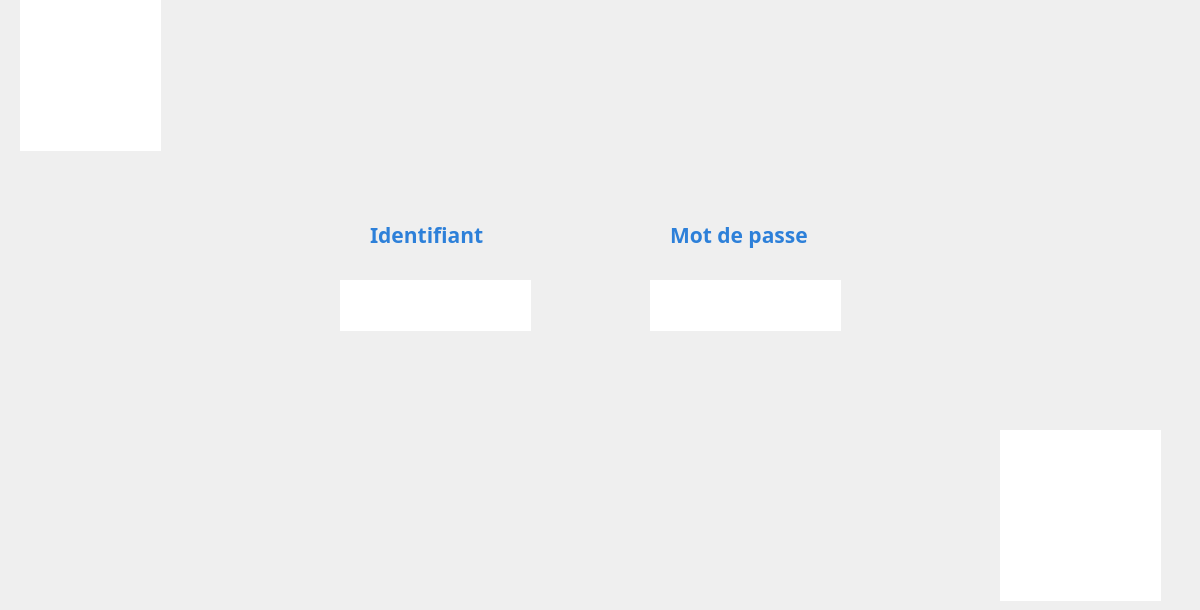
      <widget class="QWidget" name="Authentification">
       <property name="styleSheet">
        <string notr="true">#Authentification{
background-color: transparent;
border-image: url(:background.jpg);
background: none;
border: none;
background-repeat: none;
}
</string>
       </property>
       <widget class="QPushButton" name="pushButton_login">
        <property name="geometry">
         <rect>
          <x>490</x>
          <y>410</y>
          <width>201</width>
          <height>51</height>
         </rect>
        </property>
        <property name="styleSheet">
         <string notr="true">#pushButton_login{
background-color: transparent;
border-image: url(:Login_Init.png);
background: none;
border: none;
background-repeat: none;
}
</string>
        </property>
        <property name="text">
         <string/>
        </property>
       </widget>
       <widget class="QLabel" name="label_51">
        <property name="geometry">
         <rect>
          <x>370</x>
          <y>210</y>
          <width>131</width>
          <height>51</height>
         </rect>
        </property>
        <property name="font">
         <font>
          <family>Corbel</family>
         </font>
        </property>
        <property name="text">
         <string>&lt;html&gt;&lt;head/&gt;&lt;body&gt;&lt;p&gt;&lt;span style=&quot; font-size:16pt; font-weight:600; color:#2d80d9;&quot;&gt;Identifiant&lt;/span&gt;&lt;/p&gt;&lt;/body&gt;&lt;/html&gt;</string>
        </property>
       </widget>
       <widget class="QLabel" name="label_52">
        <property name="geometry">
         <rect>
          <x>670</x>
          <y>210</y>
          <width>161</width>
          <height>51</height>
         </rect>
        </property>
        <property name="font">
         <font>
          <family>Corbel</family>
         </font>
        </property>
        <property name="text">
         <string>&lt;html&gt;&lt;head/&gt;&lt;body&gt;&lt;p&gt;&lt;span style=&quot; font-size:16pt; font-weight:600; color:#2d80d9;&quot;&gt;Mot de passe&lt;/span&gt;&lt;/p&gt;&lt;/body&gt;&lt;/html&gt;</string>
        </property>
       </widget>
       <widget class="QLineEdit" name="Login_identifiant">
        <property name="geometry">
         <rect>
          <x>340</x>
          <y>280</y>
          <width>191</width>
          <height>51</height>
         </rect>
        </property>
        <property name="font">
         <font>
          <family>Javanese Text</family>
          <pointsize>12</pointsize>
         </font>
        </property>
        <property name="styleSheet">
         <string notr="true">#Login_identifiant {
background-color: transparent;
border-image: url(:champs.png);
background: none;
border: none;
background-repeat: none;
}

</string>
        </property>
        <property name="alignment">
         <set>Qt::AlignCenter</set>
        </property>
       </widget>
       <widget class="QLineEdit" name="Login_mdp">
        <property name="geometry">
         <rect>
          <x>650</x>
          <y>280</y>
          <width>191</width>
          <height>51</height>
         </rect>
        </property>
        <property name="font">
         <font>
          <family>Javanese Text</family>
          <pointsize>12</pointsize>
         </font>
        </property>
        <property name="styleSheet">
         <string notr="true">#Login_mdp {
background-color: transparent;
border-image: url(:champs.png);
background: none;
border: none;
background-repeat: none;
}

</string>
        </property>
        <property name="echoMode">
         <enum>QLineEdit::Password</enum>
        </property>
        <property name="alignment">
         <set>Qt::AlignCenter</set>
        </property>
       </widget>
       <widget class="QGraphicsView" name="graphicsView_Munifacility">
        <property name="geometry">
         <rect>
          <x>1000</x>
          <y>430</y>
          <width>161</width>
          <height>171</height>
         </rect>
        </property>
        <property name="styleSheet">
         <string notr="true">#graphicsView_Munifacility {
background-color: transparent;
border-image: url(:Munifacility.png);
background: none;
border: none;
background-repeat: none;
}

</string>
        </property>
       </widget>
       <widget class="QGraphicsView" name="graphicsView_Munivipalit_LOGO">
        <property name="geometry">
         <rect>
          <x>20</x>
          <y>-10</y>
          <width>141</width>
          <height>161</height>
         </rect>
        </property>
        <property name="styleSheet">
         <string notr="true">#graphicsView_Munivipalit_LOGO {
background-color: transparent;
border-image: url(:municipal.png);
background: none;
border: none;
background-repeat: none;
}
</string>
        </property>
       </widget>
       <widget class="QWidget" name="widget_clock_4" native="true">
        <property name="geometry">
         <rect>
          <x>870</x>
          <y>0</y>
          <width>321</width>
          <height>281</height>
         </rect>
        </property>
       </widget>
       <zorder>label_51</zorder>
       <zorder>label_52</zorder>
       <zorder>Login_identifiant</zorder>
       <zorder>Login_mdp</zorder>
       <zorder>pushButton_login</zorder>
       <zorder>graphicsView_Munifacility</zorder>
       <zorder>graphicsView_Munivipalit_LOGO</zorder>
       <zorder>widget_clock_4</zorder>
      </widget>
